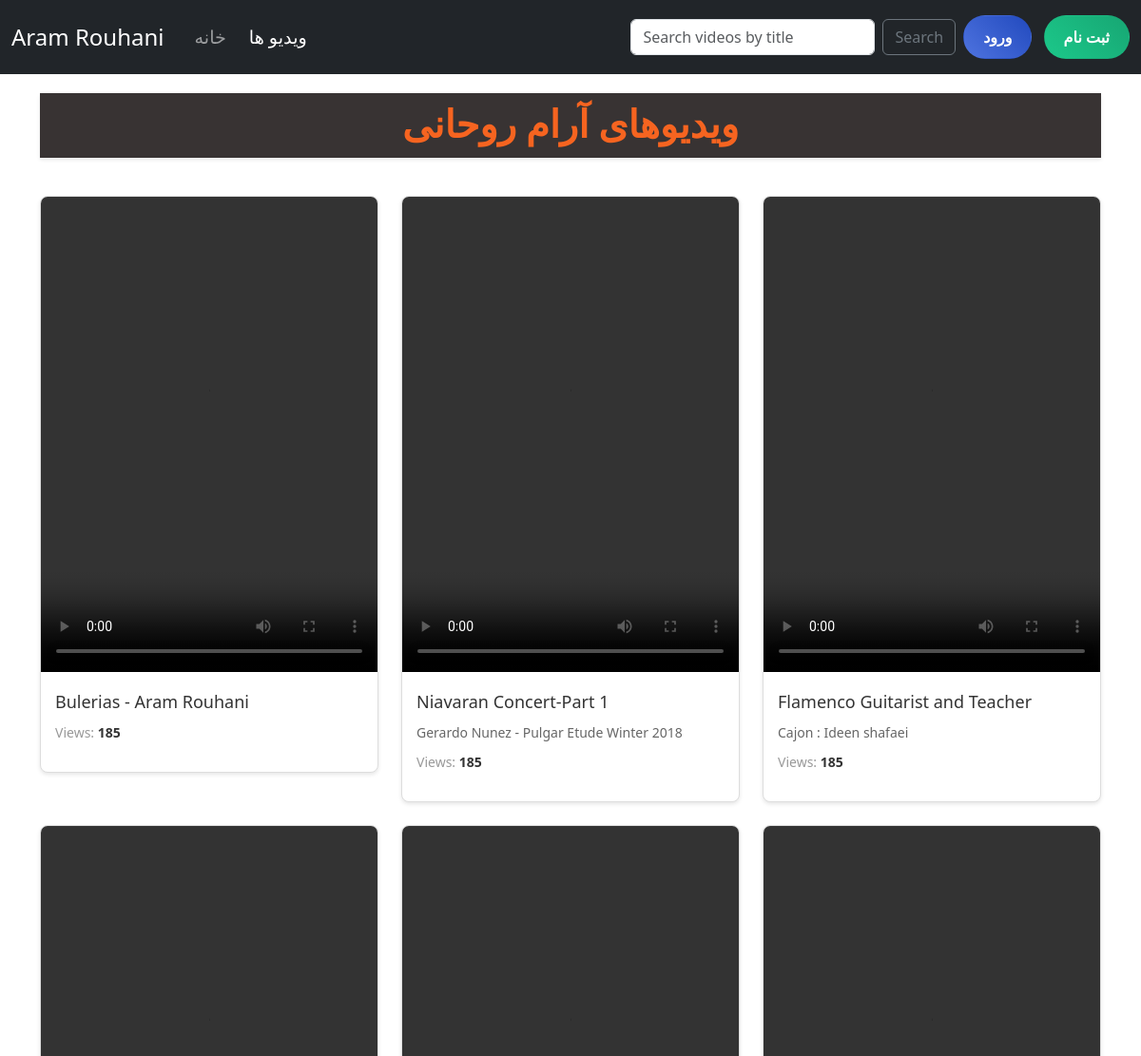
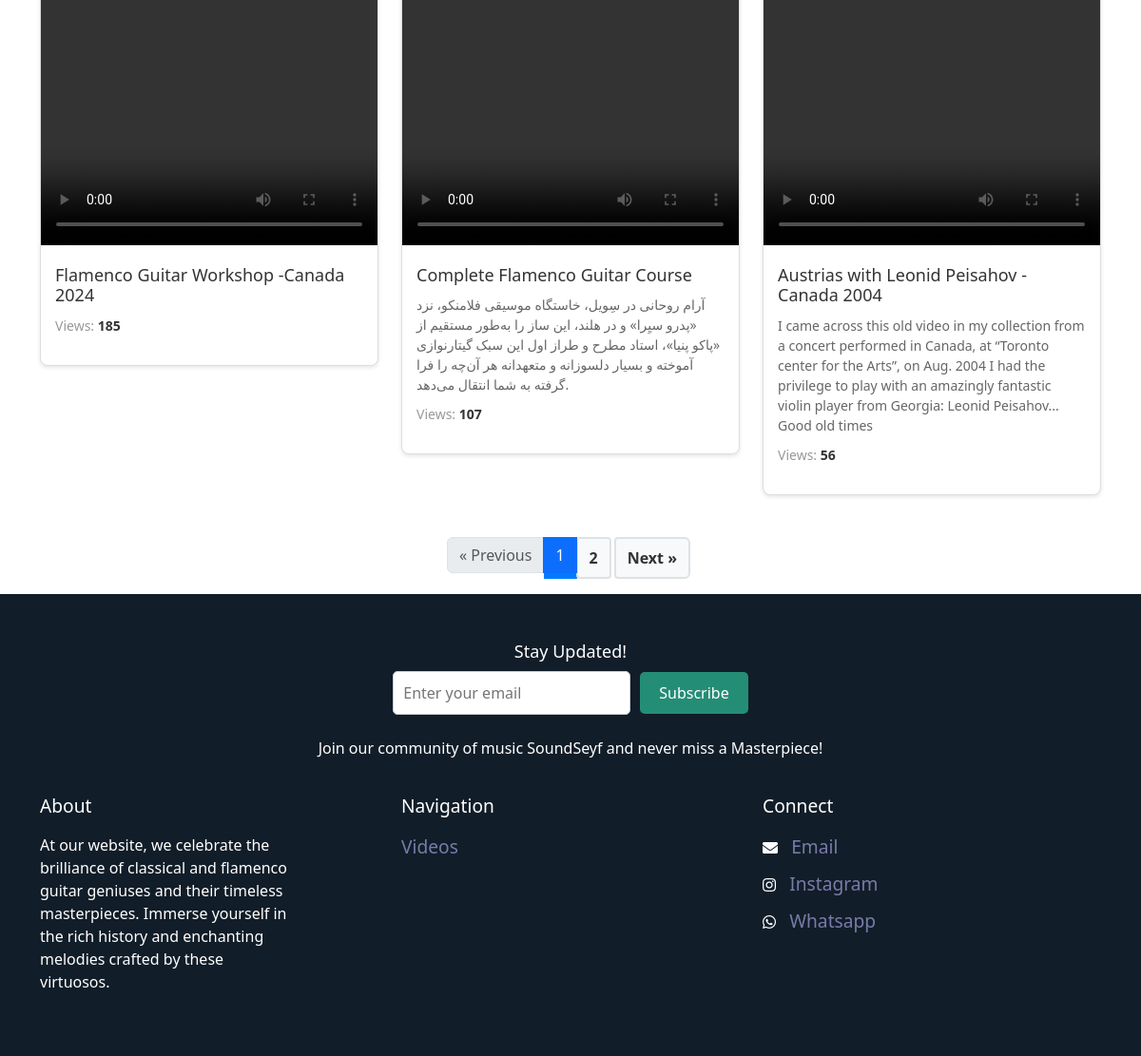
Screenshot of /videos/ with the database file from the repository (2 pictures, top to bottom).
### courses/models.py (models this page shows, shortened)
class video(models.Model):
    title = models.CharField(max_length=255)
    published_date = models.DateTimeField(auto_now_add=True)
    description = models.TextField(null=True,blank=True)
    video = models.FileField(upload_to='videos/')
    tags = TaggableManager()
    views = models.IntegerField(default=0)
    class Meta:
        ordering = ['-published_date']

### courses/views.py (the view)
# urls.py: path('',courses_view,name='videos'),
def courses_view(request):
    videos = video.objects.all().order_by('id')
    for vid in videos:
        vid.views += 1
    video.objects.bulk_update(videos, ['views'])
    p = Paginator(videos,6)
    try:
        page_number = request.GET.get('page')
        videos = p.get_page(page_number)
    except EmptyPage:
        videos = videos.get_page(1)
    except PageNotAnInteger:
        videos = videos.get_page(1)
    context = {"videos": videos}
    return render(request, 'courses/videos.html', context)

### templates/courses/videos.html (shortened to what this page needs)
{% load static %}
<!DOCTYPE html>
<html lang="en">
<head>
    <link rel="stylesheet" href="https://cdnjs.cloudflare.com/ajax/libs/font-awesome/5.15.3/css/all.min.css" />
    <link href="https://cdn.jsdelivr.net/npm/bootstrap@5.3.3/dist/css/bootstrap.min.css" rel="stylesheet"
>
</head>
<body>
    <nav class="navbar navbar-expand-lg navbar-dark bg-dark">
        <div class="container-fluid">
            <a class="navbar-brand me-4" href="{% url 'website:index' %}">Aram Rouhani</a>
            <div class="collapse navbar-collapse" id="navbarText">
                <ul class="navbar-nav me-auto mb-2 mb-lg-0">
                    <li class="nav-item me-lg-2">
                        <a class="nav-link {% if request.path == '/' %}active{% endif %}" aria-current="page"
                            href="{% url 'website:index' %}">خانه</a>
                    </li>
                    <li class="nav-item">
                        <a class="nav-link {% if '/videos/' in request.path %}active{% endif %}"
                            href="{% url 'courses:videos' %}">ویدیو ها</a>
                    </li>
                </ul>
                <form class="d-flex" action="{% url 'courses:search' %}" method="get">
                    <input class="form-control me-2" type="search" placeholder="Search videos by title" name="s" aria-label="Search">
                    <button class="btn btn-outline-secondary" type="submit">Search</button>
                </form>
                <div class="navbar-text">
                    {% if request.user.is_authenticated %}
                    <a href="{% url 'accounts:logout' %}" class="btn btn-logout ms-lg-2">خروج</a>
                    {% else %}
                    <a href="{% url 'accounts:login' %}" class="btn btn-login ms-lg-2">ورود</a>
                    <a href="{% url 'accounts:register' %}" class="btn btn-register ms-lg-2">ثبت نام</a>
                    {% endif %}
                </div>
            </div>
        </div>
    </nav>
    <div class="container">
        <h1 class="page-title">ویدیوهای آرام روحانی</h1>
        <div class="row video-gallery">
            {% for video in videos %}
            <div class="col-md-4 mb-4">
                <div class="video-card">
                    <video width="500" height="500" controls>
                        <source src="/media/{{ video.video }}" type="video/mp4">
                    </video>
                    <div class="video-info">
                        <h2 class="video-title">{{ video.title }}</h2>
                        <p class="video-description">{{ video.description }}</p>
                        <p class="video-views">Views: <span class="view-count">{{ video.views }}</span></p>
                    </div>
                </div>
            </div>
            {% endfor %}
        </div>
    </div>
    <div class="pagination-container">
        <nav aria-label="Page navigation">
            <ul class="pagination">
                {% if videos.has_previous %}
                <li class="page-item"><a href="?page={{ videos.previous_page_number }}" class="page-link">&laquo;
                        Previous</a></li>
                {% else %}
                <li class="page-item disabled pagination-disabled"><span class="page-link">&laquo; Previous</span></li>
                {% endif %}
                {% for num in videos.paginator.page_range %}
                {% if num == videos.number %}
                <li class="page-item active pagination-current"><span class="page-link">{{ num }}</span></li>
                {% else %}
                <li class="page-item"><a href="?page={{ num }}" class="page-link pagination-link">{{ num }}</a></li>
                {% endif %}
                {% endfor %}
                {% if videos.has_next %}
                <li class="page-item"><a href="?page={{ videos.next_page_number }}" class="page-link">Next &raquo;</a>
                </li>
                {% else %}
                <li class="page-item disabled pagination-disabled"><span class="page-link">Next &raquo;</span></li>
                {% endif %}
            </ul>
        </nav>
    </div>
    <footer class="footer">
        <div class="container">
            <div class="footer-subscribe">
                <h3 style="color: #fff;">Stay Updated!</h3>
                <form action="{% url 'website:subscribe' %}" method="post">
                    <input type="email" name="email" placeholder="Enter your email" required>
                    <button type="submit">Subscribe</button>
                </form>
                <p style="padding-top: 2%;">Join our community of music SoundSeyf and never miss a Masterpiece!</p>
            </div>
        </div>
        <hr>
        <div class="container">
            <div class="row">
                <div class="col-md-4">
                    <h5>About</h5>
                    <p style="padding-top: 3%; padding-right:25%">At our website, we celebrate the brilliance of
                        classical and flamenco guitar geniuses and their timeless masterpieces. Immerse yourself in the
                        rich history and enchanting melodies crafted by these virtuosos.</p>
                </div>
                <div class="col-md-4">
                    <h5>Navigation</h5>
                    <ul class="list-unstyled" style="padding-top: 3%;">
                        <li><a href="{% url 'courses:videos' %}">Videos</a></li>
                    </ul>
                </div>
                <div class="col-md-4">
                    <h5>Connect</h5>
                    <ul class="list-unstyled social-icons" style="padding-top: 3%;">
                        <li>
                            <i class="fas fa-envelope"></i>
                            <a href="mailto:aramrohani@yahoo.com">Email</a>
                        </li>
                        <li>
                            <i class="fab fa-instagram"></i>
                            <a href="https://www.instagram.com/aram_rohani/" target="_blank">Instagram</a>
                        </li>
                        <li>
                            <i class="fab fa-whatsapp"></i>
                            <a href="https://wa.me/989128231807" target="_blank">Whatsapp</a>
                        </li>
                    </ul>
                </div>
            </div>
        </div>
    </footer>
</body>
</html>

### templates/courses/videos.html (style rules this page uses)
.navbar-brand { font-size: 1.5rem; }
.nav-link { font-size: 1.2rem; }
.btn-login, .btn-register, .btn-logout { color: #fff; padding: 10px 20px; border-radius: 30px; font-weight: bold; transition: all 0.3s ease; }
.btn-login { background: linear-gradient(45deg, #4e73df, #224abe); }
.btn-register { background: linear-gradient(45deg, #1cc88a, #17a673); }
.video-gallery { margin-top: 30px; }
.video-card { background-color: #fff; border: 1px solid #ddd; border-radius: 8px; box-shadow: 0 2px 4px rgba(0, 0, 0, 0.1); overflow: hidden; transition: transform 0.3s, box-shadow 0.3s; }
.video-card video { width: 100%; }
.video-info { padding: 15px; }
.video-title { font-size: 18px; margin: 0 0 10px; color: #333; }
.video-description { font-size: 14px; color: #666; margin: 0 0 10px; }
.video-views { font-size: 14px; color: #999; }
.view-count { font-weight: bold; color: #333; }
.page-title { font-size: 2.5rem; color: #f66420; text-align: center; margin-top: 20px; margin-bottom: 40px; font-family: 'IranNastaliq', serif; background-color: #383333; padding: 10px; box-shadow: 0px 2px 4px rgba(0,0,0,0.1); font-weight: bold; }
.footer { background-color: #111d28; padding: 50px 0; }
.footer h5 { color: #ffffff; font-size: larger; }
.footer p { color: #ffffff; }
.footer ul { padding: 0; list-style: none; }
.footer ul li { margin-bottom: 10px; }
.footer ul li a { color: #797ba9; text-decoration: none; font-size: larger; }
.footer-subscribe { text-align: center; margin-bottom: 20px; }
.footer-subscribe h3 { font-size: 18px; margin-bottom: 10px; }
.footer-subscribe form { display: flex; justify-content: center; align-items: center; }
.footer-subscribe input[type="email"] { width: 250px; padding: 10px; border: 1px solid #ccc; border-radius: 5px; margin-right: 10px; }
.footer-subscribe button { padding: 10px 20px; background-color: #248d76; color: #fff; border: none; border-radius: 5px; cursor: pointer; }
.social-icons i { color: #ffffff; margin-right: 10px; transition: color 0.3s; }
.pagination { display: flex; justify-content: center; margin-top: 20px; }
.pagination a { color: #333; padding: 8px 12px; text-decoration: none; border-radius: 4px; margin: 0 4px; transition: all 0.3s ease; background-color: #f8f9fa; border: 2px solid #dee2e6; font-weight: bold; display: inline-block; }
.pagination .active { background-color: #007bff; color: #fff; border-color: #007bff; }

### rows the page displays
video: title "Bulerias - Aram Rouhani", views "185"
video: title "Niavaran Concert-Part 1", description "Gerardo Nunez - Pulgar Etude Winter 2018", views "185"
video: title "Flamenco Guitarist and Teacher", description "Cajon : Ideen shafaei", views "185"
video: title "Flamenco Guitar Workshop -Canada 2024", views "185"
video: title "Complete Flamenco Guitar Course", description "آرام روحانی در سِویل، خاستگاه موسیقی فلامنکو، نزد «پدرو سیِرا» و در هلند، این ساز را به‌طور مستقیم از «پاکو پنیا»، استاد مطرح و طراز اول این سبک گیتارنوازی آموخته و بسیار دلسوزانه و متعهدانه هر آن‌چه را فرا گرفته به شما انتقال می‌دهد.", views "107"
video: title "Austrias with Leonid Peisahov - Canada 2004", description "I came across this old video in my collection from a concert performed in Canada, at “Toronto center for the Arts”, on Aug. 2004 I had the privilege to play with an amazingly fantastic violin player from Georgia: Leonid Peisahov... Good old times", views "56"

### other values shown
{{ num }} "1"
{{ num }} "2"
